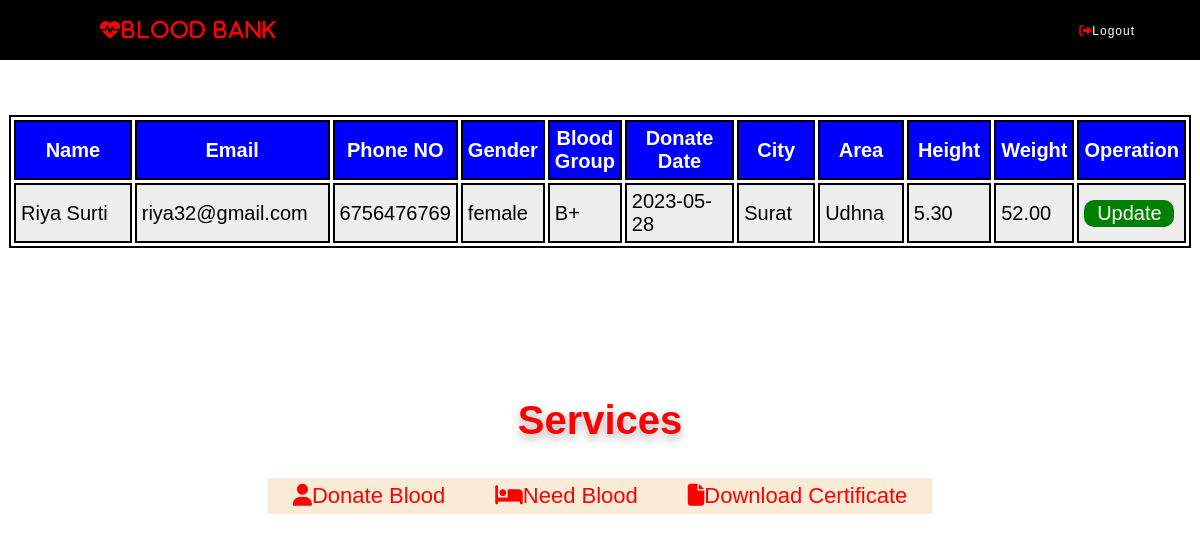
The app's page /userprof.php (signed in) with its own data.
### tables this page shows
CREATE TABLE donordata (
  id int(11) NOT NULL,
  username varchar(50) NOT NULL,
  email varchar(50) NOT NULL,
  passwords varchar(20) NOT NULL,
  Age int(3) NOT NULL,
  Phone varchar(15) NOT NULL,
  gender varchar(10) NOT NULL,
  bloodgroup varchar(5) NOT NULL,
  DonationDate date DEFAULT NULL,
  city varchar(20) NOT NULL,
  area varchar(30) NOT NULL,
  height decimal(5,2) NOT NULL,
  weight decimal(5,2) NOT NULL
);

### UserProf.php (the view, shortened to what this page needs)
<?php
  $userproof = $_SESSION['donate'];
?>
<!DOCTYPE html>
<html lang="en">
<head>
<link rel="stylesheet" href="css/index.css">
<link rel="stylesheet" href="css/about.css">
<link rel="stylesheet" href="css/service.css">
<link rel="stylesheet" href="css/donate.css">
<link rel="stylesheet" href="https://cdnjs.cloudflare.com/ajax/libs/font-awesome/6.2.0/css/all.min.css">
</head>
<body>
    <?php include("navabar2.php"); ?>
    <?php
        include("connection.php");
        $query = "SELECT * FROM `donordata` WHERE email='$userproof'";
        $data = mysqli_query($conn, $query);
        $total = mysqli_num_rows($data);
        $res = mysqli_fetch_assoc($data);
        if ($total > 0) {
            $un = $res['username'];
            $em = $res['email'];
            $pho = $res['Phone'];
            $gender = $res['gender'];
            $bdgrp = $res['bloodgroup'];
            $donateddate = $res['DonationDate'];
            $city = $res['city'];
            $area = $res['area'];
            $height = $res['height'];
            $weight = $res['weight'];
        ?>
        <div class="container">
            <center>
            <table width="100%" cellspacing="3" id="t01">
                <tr>
                    <th width="20%">Name</th>
                    <th width="20%">Email</th>
                    <th width="8%">Phone NO</th>
                    <th width="3%">Gender</th>
                    <th width="5%">Blood Group</th>
                    <th width="15%">Donate Date</th>
                    <th width="10%">City</th>
                    <th width="10%">Area</th>
                    <th width="10%">Height</th>
                    <th width="10%">Weight</th>
                    <th width="10%">Operation</th>
                </tr>
                <tr>
                    <td><?php echo $un; ?></td>
                    <td><?php echo $em; ?></td>
                    <td><?php echo $pho; ?></td>
                    <td><?php echo $gender; ?></td>
                    <td><?php echo $bdgrp; ?></td>
                    <td><?php echo $donateddate; ?></td>
                    <td><?php echo $city; ?></td>
                    <td><?php echo $area; ?></td>
                    <td><?php echo $height; ?></td>
                    <td><?php echo $weight; ?></td>
                    <td><a class='link' href='../bloodbank/donor/update.php?id=<?php echo $res["id"]; ?>'><button class='up'>Update</button></a></td>
                </tr>
            </table>
            </center>
        </div>
        <div class="choice">
            <h1>Services</h1>
            <div class="select">
                <ul class="list">
                    <li><a href="../bloodbank/donor/donate.php" style="text-decoration:none;"><i class='fa fa-user'></i>Donate Blood</a></li>
                    <li><a href="../bloodbank/donor/request.php" style="text-decoration:none;"><i class='fa fa-bed'></i>Need Blood</a></li>
                    <li><a href="Certificate.php?email=<?php echo $em; ?>" style="text-decoration:none;"><i class='fa fa-file'></i>Download Certificate</a></li>
                </ul>
            </div>
        </div>
        <?php
        } else {
            echo "No data found.";
        }
        ?>
</body>
</html>

### css/index.css (style rules this page uses)
* { padding: 0px; margin: 0px; box-sizing: border-box; }
body { width: 100%; height: 100%; font-family:Verdana, Geneva, Tahoma, sans-serif; }
i { color: red; }
.container { padding: 15px 9px; padding-bottom: 70px; }

### css/about.css (style rules this page uses)
* { padding: 0px; margin: 0px; }
body { width: 100%; height: 100%; font-family:Verdana, Geneva, Tahoma, sans-serif; box-sizing: border-box; }
h1 { text-align: center; padding-bottom: 15px; color: red; text-shadow: 0 5px 10px rgba(0,0,0,.3); font-size: 40px; }

### css/service.css (style rules this page uses)
* { padding: 0px; margin: 0px; box-sizing: border-box; }
body { width: 100%; height: 100%; font-family:Verdana, Geneva, Tahoma, sans-serif; }
.choice { margin-top: 40px; width: 100%; box-sizing: border-box; }
.select { width: 100%; padding: 20px; }
.select ul { background-color: antiquewhite; width:100%; width: fit-content; display: flex; margin: auto; list-style: none; }
.select ul li { font-size: 22px; padding: 5px; cursor: pointer; width:fit-content; color: red; margin: 0px 20px; }
.select ul li a { color: red; }
table { font-size:20px; background-color:white; box-sizing: border-box; border:2px solid black; }
tr,td,th { padding:5px; border:2px solid black; }
th { background-color:lightblue; }
#t01 tr:nth-child(even) { background-color: #eee; }
#t01 tr:nth-child(odd) { background-color: #fff; }
#t01 th { background-color: black; color: white; }

### css/donate.css (style rules this page uses)
* { padding: 0px; margin: 0px; box-sizing: border-box; }
body { width: 100%; height: 100%; font-family:Verdana, Geneva, Tahoma, sans-serif; }
a button { background-color: rgb(93, 93, 236); }
button { background-color: red; width: 80px; height:100%; border: 2px solid red; border-radius: 10px; cursor: pointer; color: white; font-weight: 400; font-size: 20px; }
.up { background-color: green; border: 2px solid green; width: 95%; }
table { font-size:20px; background-color:white; box-sizing: border-box; border:2px solid black; margin: 40px 0px; }
tr,td,th { padding:5px; border:2px solid black; }
th { background-color:lightblue; }
#t01 tr:nth-child(even) { background-color: #eee; }
#t01 tr:nth-child(odd) { background-color: #fff; }
#t01 th { background-color: blue; color: white; }
.container { width: 100%; height: 100%; margin: auto; }

### records on screen
donordata: username "Riya Surti", email "riya32@gmail.com", Phone "6756476769", gender "female", bloodgroup "B+", DonationDate "2023-05-28", city "Surat", area "Udhna", height "5.30", weight "52.00"
